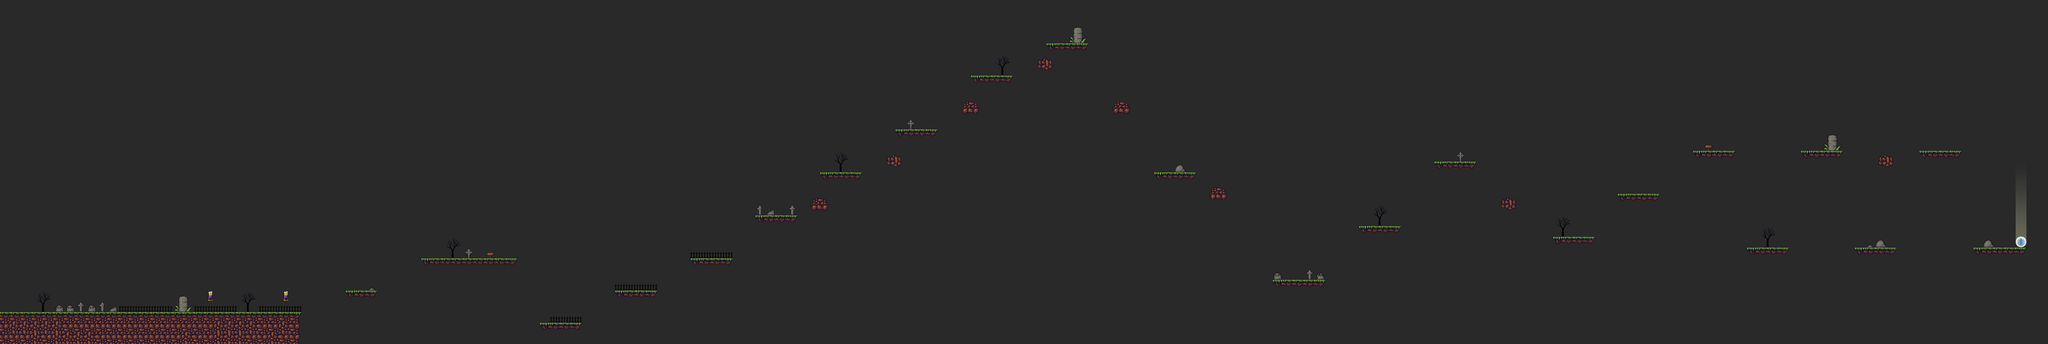

This game map was drawn from its Tiled (.tmx) file and the tilesets committed beside it. A one-line description and the trimmed map source follow:
An orthogonal 190x32 tile map with 32x32 px tiles, 7 tile layers (Walls, Pickups, NoCollide, Bouncy, ...).

<map version="1.0" orientation="orthogonal" width="190" height="32" tilewidth="32" tileheight="32" backgroundcolor="#292929">
 <properties>
  <property name="credits" value="McFunkypants" />
  <property name="gamename" value="Gwendolynn the Lionheaterd" />
  <property name="gravity" value="0.5" />
  <property name="jump_strength" value="-13" />
  <property name="mapname" value="Pillars of Doom" />
  <property name="move_speed" value="5" />
  <property name="player_can_attack" value="true" />
  <property name="start_tile" value="7.5,28" />
 </properties>
 <tileset firstgid="1" name="tileset" tilewidth="32" tileheight="32">
  <image source="tiles.png" trans="ffffff" width="1024" height="1024" />
 </tileset>
 <layer name="Walls" width="190" height="32">
  <data>[6080 cells, 177 non-empty, 8 distinct tile ids]</data>
 </layer>
 <layer name="Pickups" width="190" height="32">
  <data>[6080 cells, 0 non-empty, 0 distinct tile ids]</data>
 </layer>
 <layer name="NoCollide" width="190" height="32">
  <data>[6080 cells, 90 non-empty, 19 distinct tile ids]</data>
 </layer>
 <layer name="Bouncy" width="190" height="32">
  <data>[6080 cells, 0 non-empty, 0 distinct tile ids]</data>
 </layer>
 <layer name="Danger" width="190" height="32">
  <data>[6080 cells, 32 non-empty, 8 distinct tile ids]</data>
 </layer>
 <layer name="Enemies" width="190" height="32">
  <data>[6080 cells, 5 non-empty, 3 distinct tile ids]</data>
 </layer>
 <layer name="Warp" width="190" height="32">
  <data>[6080 cells, 9 non-empty, 9 distinct tile ids]</data>
 </layer>
</map>
